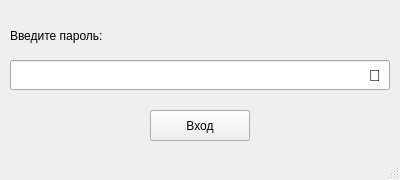
<?xml version="1.0" encoding="UTF-8"?>
<ui version="4.0">
 <class>Adminlogin</class>
 <widget class="QMainWindow" name="Adminlogin">
  <property name="geometry">
   <rect>
    <x>0</x>
    <y>0</y>
    <width>400</width>
    <height>180</height>
   </rect>
  </property>
  <property name="minimumSize">
   <size>
    <width>400</width>
    <height>180</height>
   </size>
  </property>
  <property name="maximumSize">
   <size>
    <width>400</width>
    <height>180</height>
   </size>
  </property>
  <property name="windowTitle">
   <string>Вход в режим администратора</string>
  </property>
  <property name="windowIcon">
   <iconset theme="dialog-password"/>
  </property>
  <widget class="QWidget" name="centralwidget">
   <widget class="QPushButton" name="Login">
    <property name="geometry">
     <rect>
      <x>150</x>
      <y>110</y>
      <width>100</width>
      <height>31</height>
     </rect>
    </property>
    <property name="text">
     <string>Вход</string>
    </property>
   </widget>
   <widget class="QLabel" name="label">
    <property name="geometry">
     <rect>
      <x>10</x>
      <y>20</y>
      <width>121</width>
      <height>31</height>
     </rect>
    </property>
    <property name="text">
     <string>Введите пароль:</string>
    </property>
   </widget>
   <widget class="QLineEdit" name="Password">
    <property name="geometry">
     <rect>
      <x>10</x>
      <y>60</y>
      <width>380</width>
      <height>30</height>
     </rect>
    </property>
    <property name="echoMode">
     <enum>QLineEdit::Password</enum>
    </property>
   </widget>
   <widget class="QToolButton" name="showPasswordButton">
    <property name="geometry">
     <rect>
      <x>360</x>
      <y>60</y>
      <width>30</width>
      <height>30</height>
     </rect>
    </property>
    <property name="font">
     <font>
      <pointsize>12</pointsize>
      <bold>false</bold>
     </font>
    </property>
    <property name="styleSheet">
     <string notr="true">QToolButton#showPasswordButton {
    background: transparent;
    border: none;
}</string>
    </property>
    <property name="text">
     <string>🙈</string>
    </property>
   </widget>
  </widget>
  <widget class="QMenuBar" name="menubar">
   <property name="geometry">
    <rect>
     <x>0</x>
     <y>0</y>
     <width>400</width>
     <height>25</height>
    </rect>
   </property>
  </widget>
  <widget class="QStatusBar" name="statusbar"/>
 </widget>
 <resources/>
 <connections/>
</ui>
